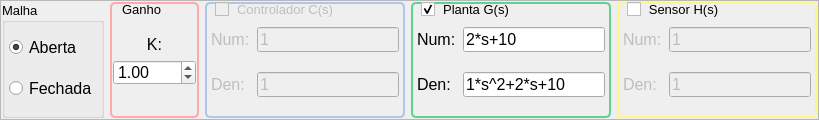
         <widget class="QFrame" name="frameSis">
          <property name="sizePolicy">
           <sizepolicy hsizetype="Preferred" vsizetype="Expanding">
            <horstretch>0</horstretch>
            <verstretch>0</verstretch>
           </sizepolicy>
          </property>
          <property name="minimumSize">
           <size>
            <width>0</width>
            <height>100</height>
           </size>
          </property>
          <property name="maximumSize">
           <size>
            <width>16777215</width>
            <height>120</height>
           </size>
          </property>
          <property name="frameShape">
           <enum>QFrame::StyledPanel</enum>
          </property>
          <property name="frameShadow">
           <enum>QFrame::Raised</enum>
          </property>
          <layout class="QHBoxLayout" name="horizontalLayout">
           <property name="margin">
            <number>1</number>
           </property>
           <item>
            <widget class="QGroupBox" name="groupBoxMalha">
             <property name="font">
              <font>
               <pointsize>10</pointsize>
              </font>
             </property>
             <property name="toolTip">
              <string>Abre/fecha a malha de realimentação</string>
             </property>
             <property name="title">
              <string>Malha</string>
             </property>
             <layout class="QVBoxLayout" name="verticalLayout_4">
              <property name="leftMargin">
               <number>4</number>
              </property>
              <property name="topMargin">
               <number>2</number>
              </property>
              <property name="rightMargin">
               <number>4</number>
              </property>
              <property name="bottomMargin">
               <number>4</number>
              </property>
              <item>
               <widget class="QRadioButton" name="radioBtnOpen">
                <property name="font">
                 <font>
                  <pointsize>12</pointsize>
                 </font>
                </property>
                <property name="toolTip">
                 <string>Abrir a malha de realimentação</string>
                </property>
                <property name="text">
                 <string>Aberta</string>
                </property>
                <property name="checked">
                 <bool>true</bool>
                </property>
                <property name="autoExclusive">
                 <bool>true</bool>
                </property>
               </widget>
              </item>
              <item>
               <widget class="QRadioButton" name="radioBtnClose">
                <property name="font">
                 <font>
                  <pointsize>12</pointsize>
                 </font>
                </property>
                <property name="toolTip">
                 <string>Fechar a malha de realimentação</string>
                </property>
                <property name="text">
                 <string>Fechada</string>
                </property>
               </widget>
              </item>
             </layout>
            </widget>
           </item>
           <item>
            <widget class="QGroupBox" name="groupBoxK">
             <property name="minimumSize">
              <size>
               <width>80</width>
               <height>0</height>
              </size>
             </property>
             <property name="font">
              <font>
               <pointsize>10</pointsize>
              </font>
             </property>
             <property name="toolTip">
              <string>Ajuste do ganho de malha direta K</string>
             </property>
             <property name="styleSheet">
              <string notr="true">QGroupBox {border-width: 2px; border-style: solid;
border-color: rgb(255, 170, 170);
border-radius: 5px;}
QGroupBox::title {
     background-color: transparent;
     subcontrol-origin: border;
     subcontrol-position: top left; /* position at the top center */
     padding: 0 10px;
 }</string>
             </property>
             <property name="title">
              <string>Ganho</string>
             </property>
             <layout class="QVBoxLayout" name="verticalLayout_5">
              <property name="leftMargin">
               <number>1</number>
              </property>
              <property name="topMargin">
               <number>4</number>
              </property>
              <property name="rightMargin">
               <number>1</number>
              </property>
              <property name="bottomMargin">
               <number>4</number>
              </property>
              <item>
               <spacer name="verticalSpacer_5">
                <property name="orientation">
                 <enum>Qt::Vertical</enum>
                </property>
                <property name="sizeHint" stdset="0">
                 <size>
                  <width>20</width>
                  <height>40</height>
                 </size>
                </property>
               </spacer>
              </item>
              <item>
               <widget class="QLabel" name="labelK">
                <property name="sizePolicy">
                 <sizepolicy hsizetype="Expanding" vsizetype="Minimum">
                  <horstretch>0</horstretch>
                  <verstretch>0</verstretch>
                 </sizepolicy>
                </property>
                <property name="minimumSize">
                 <size>
                  <width>0</width>
                  <height>20</height>
                 </size>
                </property>
                <property name="maximumSize">
                 <size>
                  <width>200</width>
                  <height>20</height>
                 </size>
                </property>
                <property name="font">
                 <font>
                  <pointsize>12</pointsize>
                 </font>
                </property>
                <property name="toolTip">
                 <string>Ajuste do ganho de malha direta K</string>
                </property>
                <property name="layoutDirection">
                 <enum>Qt::LeftToRight</enum>
                </property>
                <property name="text">
                 <string notr="true">K:</string>
                </property>
                <property name="alignment">
                 <set>Qt::AlignBottom|Qt::AlignHCenter</set>
                </property>
               </widget>
              </item>
              <item>
               <widget class="QDoubleSpinBox" name="doubleSpinBoxK">
                <property name="sizePolicy">
                 <sizepolicy hsizetype="Expanding" vsizetype="Minimum">
                  <horstretch>0</horstretch>
                  <verstretch>0</verstretch>
                 </sizepolicy>
                </property>
                <property name="minimumSize">
                 <size>
                  <width>0</width>
                  <height>25</height>
                 </size>
                </property>
                <property name="maximumSize">
                 <size>
                  <width>16777215</width>
                  <height>35</height>
                 </size>
                </property>
                <property name="font">
                 <font>
                  <pointsize>12</pointsize>
                  <weight>50</weight>
                  <bold>false</bold>
                 </font>
                </property>
                <property name="toolTip">
                 <string>Ajuste do ganho de malha direta K</string>
                </property>
                <property name="minimum">
                 <double>-200.000000000000000</double>
                </property>
                <property name="maximum">
                 <double>200.000000000000000</double>
                </property>
                <property name="value">
                 <double>1.000000000000000</double>
                </property>
               </widget>
              </item>
              <item>
               <spacer name="verticalSpacer_6">
                <property name="orientation">
                 <enum>Qt::Vertical</enum>
                </property>
                <property name="sizeHint" stdset="0">
                 <size>
                  <width>20</width>
                  <height>40</height>
                 </size>
                </property>
               </spacer>
              </item>
             </layout>
            </widget>
           </item>
           <item>
            <widget class="QGroupBox" name="groupBoxC">
             <property name="enabled">
              <bool>false</bool>
             </property>
             <property name="minimumSize">
              <size>
               <width>150</width>
               <height>0</height>
              </size>
             </property>
             <property name="font">
              <font>
               <pointsize>10</pointsize>
              </font>
             </property>
             <property name="toolTip">
              <string>Habilita/desabilita o controlador</string>
             </property>
             <property name="styleSheet">
              <string notr="true">QGroupBox {border-width: 2px; border-style: solid;
border-color: rgb(175, 198, 233);
border-radius: 5px;}
QGroupBox::title {
     background-color: transparent;
     subcontrol-origin: border;
     subcontrol-position: top left; /* position at the top center */
     padding: 0 10px;
 }</string>
             </property>
             <property name="title">
              <string>Controlador C(s)</string>
             </property>
             <property name="alignment">
              <set>Qt::AlignLeading|Qt::AlignLeft|Qt::AlignTop</set>
             </property>
             <property name="checkable">
              <bool>true</bool>
             </property>
             <property name="checked">
              <bool>false</bool>
             </property>
             <layout class="QGridLayout" name="gridLayout">
              <property name="leftMargin">
               <number>4</number>
              </property>
              <property name="topMargin">
               <number>4</number>
              </property>
              <property name="rightMargin">
               <number>4</number>
              </property>
              <property name="bottomMargin">
               <number>0</number>
              </property>
              <property name="verticalSpacing">
               <number>1</number>
              </property>
              <item row="1" column="0">
               <widget class="QLabel" name="labelCnum">
                <property name="sizePolicy">
                 <sizepolicy hsizetype="Preferred" vsizetype="Expanding">
                  <horstretch>0</horstretch>
                  <verstretch>0</verstretch>
                 </sizepolicy>
                </property>
                <property name="minimumSize">
                 <size>
                  <width>40</width>
                  <height>0</height>
                 </size>
                </property>
                <property name="maximumSize">
                 <size>
                  <width>40</width>
                  <height>16777215</height>
                 </size>
                </property>
                <property name="font">
                 <font>
                  <pointsize>12</pointsize>
                 </font>
                </property>
                <property name="text">
                 <string>Num:</string>
                </property>
               </widget>
              </item>
              <item row="1" column="1">
               <widget class="QLineEdit" name="lineEditCnum">
                <property name="sizePolicy">
                 <sizepolicy hsizetype="Expanding" vsizetype="Minimum">
                  <horstretch>0</horstretch>
                  <verstretch>0</verstretch>
                 </sizepolicy>
                </property>
                <property name="minimumSize">
                 <size>
                  <width>0</width>
                  <height>25</height>
                 </size>
                </property>
                <property name="maximumSize">
                 <size>
                  <width>16777215</width>
                  <height>35</height>
                 </size>
                </property>
                <property name="font">
                 <font>
                  <pointsize>12</pointsize>
                 </font>
                </property>
                <property name="toolTip">
                 <string>Numerador do controlador C(s)</string>
                </property>
                <property name="text">
                 <string notr="true">1</string>
                </property>
               </widget>
              </item>
              <item row="3" column="0">
               <widget class="QLabel" name="labelCden">
                <property name="sizePolicy">
                 <sizepolicy hsizetype="Preferred" vsizetype="Expanding">
                  <horstretch>0</horstretch>
                  <verstretch>0</verstretch>
                 </sizepolicy>
                </property>
                <property name="minimumSize">
                 <size>
                  <width>40</width>
                  <height>0</height>
                 </size>
                </property>
                <property name="maximumSize">
                 <size>
                  <width>40</width>
                  <height>16777215</height>
                 </size>
                </property>
                <property name="font">
                 <font>
                  <pointsize>12</pointsize>
                 </font>
                </property>
                <property name="text">
                 <string>Den:</string>
                </property>
               </widget>
              </item>
              <item row="3" column="1">
               <widget class="QLineEdit" name="lineEditCden">
                <property name="sizePolicy">
                 <sizepolicy hsizetype="Expanding" vsizetype="Minimum">
                  <horstretch>0</horstretch>
                  <verstretch>0</verstretch>
                 </sizepolicy>
                </property>
                <property name="minimumSize">
                 <size>
                  <width>0</width>
                  <height>25</height>
                 </size>
                </property>
                <property name="maximumSize">
                 <size>
                  <width>16777215</width>
                  <height>35</height>
                 </size>
                </property>
                <property name="font">
                 <font>
                  <pointsize>12</pointsize>
                 </font>
                </property>
                <property name="toolTip">
                 <string>Denominador do controlador C(s)</string>
                </property>
                <property name="text">
                 <string notr="true">1</string>
                </property>
               </widget>
              </item>
              <item row="4" column="1">
               <spacer name="verticalSpacer_8">
                <property name="orientation">
                 <enum>Qt::Vertical</enum>
                </property>
                <property name="sizeHint" stdset="0">
                 <size>
                  <width>20</width>
                  <height>40</height>
                 </size>
                </property>
               </spacer>
              </item>
              <item row="0" column="1">
               <spacer name="verticalSpacer_7">
                <property name="orientation">
                 <enum>Qt::Vertical</enum>
                </property>
                <property name="sizeHint" stdset="0">
                 <size>
                  <width>20</width>
                  <height>40</height>
                 </size>
                </property>
               </spacer>
              </item>
              <item row="2" column="1">
               <spacer name="verticalSpacer_9">
                <property name="orientation">
                 <enum>Qt::Vertical</enum>
                </property>
                <property name="sizeHint" stdset="0">
                 <size>
                  <width>20</width>
                  <height>40</height>
                 </size>
                </property>
               </spacer>
              </item>
             </layout>
            </widget>
           </item>
           <item>
            <widget class="QGroupBox" name="groupBoxG">
             <property name="minimumSize">
              <size>
               <width>200</width>
               <height>0</height>
              </size>
             </property>
             <property name="font">
              <font>
               <pointsize>10</pointsize>
              </font>
             </property>
             <property name="toolTip">
              <string>Habilita/desabilita a planta</string>
             </property>
             <property name="styleSheet">
              <string notr="true">QGroupBox {border-width: 2px; border-style: solid;
border-color: rgb(95, 211, 141);
border-radius: 5px;}
QGroupBox::title {
     background-color: transparent;
     subcontrol-origin: border;
     subcontrol-position: top left; /* position at the top center */
     padding: 0 10px;
 }</string>
             </property>
             <property name="title">
              <string>Planta G(s)</string>
             </property>
             <property name="alignment">
              <set>Qt::AlignLeading|Qt::AlignLeft|Qt::AlignTop</set>
             </property>
             <property name="checkable">
              <bool>true</bool>
             </property>
             <layout class="QGridLayout" name="gridLayout_2" columnstretch="0,1">
              <property name="leftMargin">
               <number>4</number>
              </property>
              <property name="topMargin">
               <number>4</number>
              </property>
              <property name="rightMargin">
               <number>4</number>
              </property>
              <property name="bottomMargin">
               <number>0</number>
              </property>
              <property name="verticalSpacing">
               <number>1</number>
              </property>
              <item row="1" column="0">
               <widget class="QLabel" name="labelGnum">
                <property name="sizePolicy">
                 <sizepolicy hsizetype="Expanding" vsizetype="Preferred">
                  <horstretch>0</horstretch>
                  <verstretch>0</verstretch>
                 </sizepolicy>
                </property>
                <property name="minimumSize">
                 <size>
                  <width>40</width>
                  <height>0</height>
                 </size>
                </property>
                <property name="maximumSize">
                 <size>
                  <width>50</width>
                  <height>16777215</height>
                 </size>
                </property>
                <property name="font">
                 <font>
                  <pointsize>12</pointsize>
                 </font>
                </property>
                <property name="text">
                 <string notr="true">Num:</string>
                </property>
               </widget>
              </item>
              <item row="1" column="1">
               <widget class="QLineEdit" name="lineEditGnum">
                <property name="sizePolicy">
                 <sizepolicy hsizetype="Expanding" vsizetype="Minimum">
                  <horstretch>0</horstretch>
                  <verstretch>0</verstretch>
                 </sizepolicy>
                </property>
                <property name="minimumSize">
                 <size>
                  <width>0</width>
                  <height>25</height>
                 </size>
                </property>
                <property name="maximumSize">
                 <size>
                  <width>16777215</width>
                  <height>35</height>
                 </size>
                </property>
                <property name="font">
                 <font>
                  <pointsize>12</pointsize>
                 </font>
                </property>
                <property name="toolTip">
                 <string>Numerador da planta G(s)</string>
                </property>
                <property name="text">
                 <string notr="true">2*s+10</string>
                </property>
               </widget>
              </item>
              <item row="3" column="0">
               <widget class="QLabel" name="labelGden">
                <property name="minimumSize">
                 <size>
                  <width>40</width>
                  <height>0</height>
                 </size>
                </property>
                <property name="maximumSize">
                 <size>
                  <width>40</width>
                  <height>16777215</height>
                 </size>
                </property>
                <property name="font">
                 <font>
                  <pointsize>12</pointsize>
                 </font>
                </property>
                <property name="text">
                 <string notr="true">Den:</string>
                </property>
               </widget>
              </item>
              <item row="3" column="1">
               <widget class="QLineEdit" name="lineEditGden">
                <property name="sizePolicy">
                 <sizepolicy hsizetype="Expanding" vsizetype="Minimum">
                  <horstretch>0</horstretch>
                  <verstretch>0</verstretch>
                 </sizepolicy>
                </property>
                <property name="minimumSize">
                 <size>
                  <width>0</width>
                  <height>25</height>
                 </size>
                </property>
                <property name="maximumSize">
                 <size>
                  <width>16777215</width>
                  <height>35</height>
                 </size>
                </property>
                <property name="font">
                 <font>
                  <pointsize>12</pointsize>
                 </font>
                </property>
                <property name="toolTip">
                 <string>Denominador da planta G(s)</string>
                </property>
                <property name="text">
                 <string notr="true">1*s^2+2*s+10</string>
                </property>
               </widget>
              </item>
              <item row="4" column="1">
               <spacer name="verticalSpacer_11">
                <property name="orientation">
                 <enum>Qt::Vertical</enum>
                </property>
                <property name="sizeHint" stdset="0">
                 <size>
                  <width>20</width>
                  <height>40</height>
                 </size>
                </property>
               </spacer>
              </item>
              <item row="0" column="1">
               <spacer name="verticalSpacer_10">
                <property name="orientation">
                 <enum>Qt::Vertical</enum>
                </property>
                <property name="sizeHint" stdset="0">
                 <size>
                  <width>20</width>
                  <height>40</height>
                 </size>
                </property>
               </spacer>
              </item>
              <item row="2" column="1">
               <spacer name="verticalSpacer_12">
                <property name="orientation">
                 <enum>Qt::Vertical</enum>
                </property>
                <property name="sizeHint" stdset="0">
                 <size>
                  <width>20</width>
                  <height>40</height>
                 </size>
                </property>
               </spacer>
              </item>
             </layout>
            </widget>
           </item>
           <item>
            <widget class="QGroupBox" name="groupBoxH">
             <property name="minimumSize">
              <size>
               <width>150</width>
               <height>0</height>
              </size>
             </property>
             <property name="font">
              <font>
               <pointsize>10</pointsize>
              </font>
             </property>
             <property name="toolTip">
              <string>Habilita/desabilita o sensor</string>
             </property>
             <property name="styleSheet">
              <string notr="true">QGroupBox {border-width: 2px; border-style: solid;
border-color: rgb(255, 246, 136);
border-radius: 5px;}
QGroupBox::title {
     background-color: transparent;
     subcontrol-origin: border;
     subcontrol-position: top left; /* position at the top center */
     padding: 0 10px;
 }</string>
             </property>
             <property name="title">
              <string>Sensor H(s)</string>
             </property>
             <property name="alignment">
              <set>Qt::AlignLeading|Qt::AlignLeft|Qt::AlignTop</set>
             </property>
             <property name="checkable">
              <bool>true</bool>
             </property>
             <property name="checked">
              <bool>false</bool>
             </property>
             <layout class="QGridLayout" name="gridLayout_3">
              <property name="leftMargin">
               <number>4</number>
              </property>
              <property name="topMargin">
               <number>4</number>
              </property>
              <property name="rightMargin">
               <number>4</number>
              </property>
              <property name="bottomMargin">
               <number>0</number>
              </property>
              <property name="verticalSpacing">
               <number>1</number>
              </property>
              <item row="1" column="0">
               <widget class="QLabel" name="labelHnum">
                <property name="minimumSize">
                 <size>
                  <width>40</width>
                  <height>0</height>
                 </size>
                </property>
                <property name="maximumSize">
                 <size>
                  <width>40</width>
                  <height>16777215</height>
                 </size>
                </property>
                <property name="font">
                 <font>
                  <pointsize>12</pointsize>
                 </font>
                </property>
                <property name="toolTip">
                 <string>Denominador do sensor H(s)</string>
                </property>
                <property name="text">
                 <string notr="true">Num:</string>
                </property>
               </widget>
              </item>
              <item row="1" column="1">
               <widget class="QLineEdit" name="lineEditHnum">
                <property name="sizePolicy">
                 <sizepolicy hsizetype="Expanding" vsizetype="Minimum">
                  <horstretch>0</horstretch>
                  <verstretch>0</verstretch>
                 </sizepolicy>
                </property>
                <property name="minimumSize">
                 <size>
                  <width>0</width>
                  <height>25</height>
                 </size>
                </property>
                <property name="maximumSize">
                 <size>
                  <width>16777215</width>
                  <height>35</height>
                 </size>
                </property>
                <property name="font">
                 <font>
                  <pointsize>12</pointsize>
                 </font>
                </property>
                <property name="toolTip">
                 <string>Numerador do sensor H(s)</string>
                </property>
                <property name="text">
                 <string notr="true">1</string>
                </property>
               </widget>
              </item>
              <item row="3" column="0">
               <widget class="QLabel" name="labelHden">
                <property name="minimumSize">
                 <size>
                  <width>40</width>
                  <height>0</height>
                 </size>
                </property>
                <property name="maximumSize">
                 <size>
                  <width>40</width>
                  <height>16777215</height>
                 </size>
                </property>
                <property name="font">
                 <font>
                  <pointsize>12</pointsize>
                 </font>
                </property>
                <property name="toolTip">
                 <string>Denominador do sensor H(s)</string>
                </property>
                <property name="text">
                 <string notr="true">Den:</string>
                </property>
               </widget>
              </item>
              <item row="3" column="1">
               <widget class="QLineEdit" name="lineEditHden">
                <property name="sizePolicy">
                 <sizepolicy hsizetype="Expanding" vsizetype="Minimum">
                  <horstretch>0</horstretch>
                  <verstretch>0</verstretch>
                 </sizepolicy>
                </property>
                <property name="minimumSize">
                 <size>
                  <width>0</width>
                  <height>25</height>
                 </size>
                </property>
                <property name="maximumSize">
                 <size>
                  <width>16777215</width>
                  <height>35</height>
                 </size>
                </property>
                <property name="font">
                 <font>
                  <pointsize>12</pointsize>
                 </font>
                </property>
                <property name="toolTip">
                 <string>Denominador do sensor H(s)</string>
                </property>
                <property name="text">
                 <string notr="true">1</string>
                </property>
               </widget>
              </item>
              <item row="0" column="1">
               <spacer name="verticalSpacer_13">
                <property name="orientation">
                 <enum>Qt::Vertical</enum>
                </property>
                <property name="sizeHint" stdset="0">
                 <size>
                  <width>20</width>
                  <height>40</height>
                 </size>
                </property>
               </spacer>
              </item>
              <item row="4" column="1">
               <spacer name="verticalSpacer_14">
                <property name="orientation">
                 <enum>Qt::Vertical</enum>
                </property>
                <property name="sizeHint" stdset="0">
                 <size>
                  <width>20</width>
                  <height>40</height>
                 </size>
                </property>
               </spacer>
              </item>
              <item row="2" column="1">
               <spacer name="verticalSpacer_15">
                <property name="orientation">
                 <enum>Qt::Vertical</enum>
                </property>
                <property name="sizeHint" stdset="0">
                 <size>
                  <width>20</width>
                  <height>40</height>
                 </size>
                </property>
               </spacer>
              </item>
             </layout>
            </widget>
           </item>
          </layout>
         </widget>
